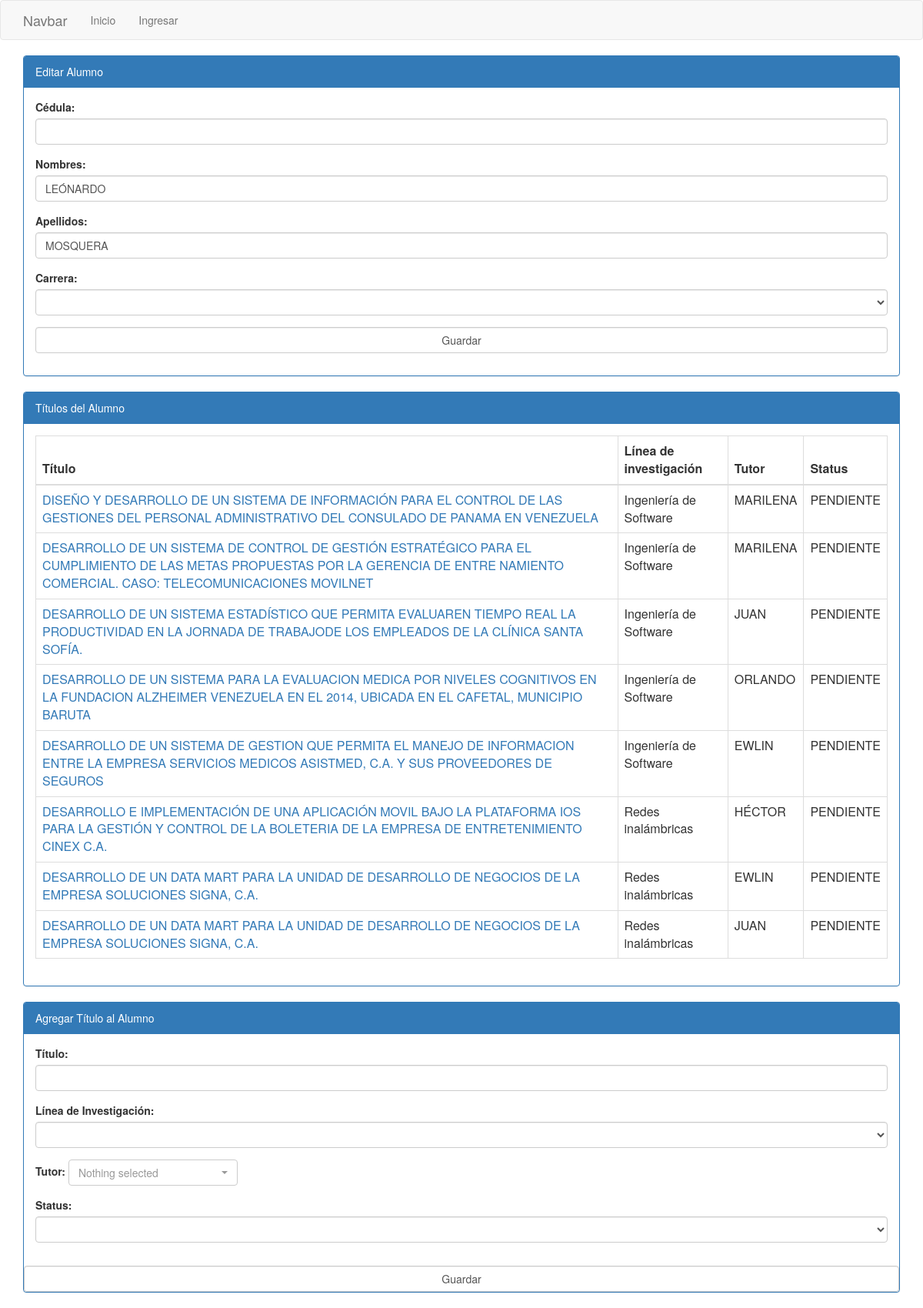
The page /editar_alumno/b360532c-7d3f-4c93-a401-a89833c8e92e on the database its author committed.
### tesis_orm.py (models this page shows, shortened)
class Alumno(Base):
    __tablename__ = "alumnos"
    indice = Column(String, primary_key=True, default=generar_identificador_unico)
    nombre = Column(String)
    apellido = Column(String, default="")
    cedula = Column(String)
    carrera = Column(String, default="")

class Tesis(Base):
    __tablename__ = "tesis"
    indice = Column(String, primary_key=True, default=generar_identificador_unico)
    titulo = Column(String)
    titulo_normalizado = Column(String)
    status = Column(String, default="pendiente")
    nombre_tutor = Column(String, ForeignKey("tutores.nombre"))
    tutor = relationship("Tutor", backref="_tesis")
    nombre_autor = Column(String, ForeignKey("alumnos.nombre"))
    autor = relationship("Alumno", backref="_tesis")
    linea_investigacion_id = Column(String, ForeignKey("lineas_de_investigacion.indice"))
    linea_investigacion = relationship("LineaDeInvestigacion", backref="_tesis")

class LineaDeInvestigacion(Base):
    __tablename__ = "lineas_de_investigacion"
    indice = Column(String, primary_key=True, default=generar_identificador_unico)
    nombre = Column(String)
    tutores = relationship("Tutor", secondary="tutor_linea",
        backref="_lineas_investigacion")

class Tutor(Base):
    __tablename__ = "tutores"
    indice = Column(String, primary_key=True, default=generar_identificador_unico)
    nombre = Column(String)
    apellido = Column(String, default="")
    cedula = Column(String, default="")
    lineas_investigacion = relationship("LineaDeInvestigacion",
        secondary="tutor_linea", backref="_tutores")

### tesis_web.py (the view)
@app.route("/editar_alumno/<indice>", methods=["GET", "POST"])
def editar_alumno(indice):
    alumno = bd.query(Alumno).get(indice)
    lineas = bd.query(LineaDeInvestigacion).all()
    tutores = bd.query(Tutor).all()
    if alumno:
        if request.method == "GET":
            return render_template("editar_alumno.html", alumno=alumno, lineas=lineas, tutores=tutores)
        elif request.method == "POST":
            actualizar_alumno(alumno)
            return render_template("editar_alumno.html", alumno=alumno, lineas=lineas, tutores=tutores)
    else:
        return "No existe el alumno", 400

### templates/editar_alumno.html (shortened to what this page needs)
{% extends "base.html" %}
{% block contenido %}
    <div class="container">
        <div class="panel panel-primary">
            <div class="panel-heading">Editar Alumno</div>
            <div class="panel-body">
                <form method="POST" action="/editar_alumno/{{ alumno.indice }}">
                    <div class="form-group">
                        <label for="">Cédula: </label>
                        <input class="form-control" name="cedula" type="text" value="{{ alumno.cedula }}">
                    </div>
                    <div class="form-group">
                        <label for="">Nombres: </label>
                        <input class="form-control" name="nombre" type="text" value="{{ alumno.nombre }}">
                    </div>
                    <div class="form-group">
                        <label for="">Apellidos: </label>
                        <input class="form-control" name="apellido" type="text" value="{{ alumno.apellido }}">
                    </div>
                    <div class="form-group">
                        <label for="">Carrera: </label>
                        <select class="form-control" name="carrera" value="">
                            <option selected disabled hidden style='display: none' value=''></option>
                            <option value="Informatica"{% if alumno.carrera == "Informatica" %}selected{% endif %}>INFORMÁTICA</option>
                        </select>
                    </div>
                    <input class="form-control" type="submit" value="Guardar">
                </form>
            </div>
        </div>
        <div class="panel panel-primary">
            <div class="panel-heading">Títulos del Alumno</div>
            <div class="panel-body">
                <table class="table table-bordered table-hover">
                    <thead>
                        <tr>
                            <th>Título</th>
                            <th>Línea de investigación</th>
                            <th>Tutor</th>
                            <th>Status</th>
                        </tr>
                    </thead>
                    <tbody>
                        {% for cada_tesis in alumno._tesis %}
                            <tr>
                                <td><a href="/editar_tesis/{{ cada_tesis.indice }}">{{ cada_tesis.titulo }}</a></td>
                                <td>{{ cada_tesis.linea_investigacion.nombre }}</td>
                                <td>{{ cada_tesis.tutor.nombre }}</td>
                                <td>{{ cada_tesis.status.upper() }}</td>
                            </tr>
                        {% endfor %}
                    </tbody>
                </table>
            </div>
        </div>
        <div class="panel panel-primary">
            <div class="panel-heading">Agregar Título al Alumno</div>
            <div class="panel-body">
                <form method="POST" action="/agregar_titulo/{{ alumno.indice }}">
                    <div class="form-group">
                        <label for="">Título: </label>
                        <input class="form-control" name="nuevo_titulo" type="text">
                    </div>
                    <div class="form-group">
                        <label for="">Línea de Investigación: </label>
                        <select class="form-control" name="nueva_linea_investigacion">
                            <option selected disabled hidden style='display: none' value=''></option>
                            {% for linea in lineas %}
                            <option value="{{ linea.indice }}">{{ linea.nombre }}</option>
                            {% endfor %}
                        </select>
                    </div>
                    <div class="form-group">
                        <label for="">Tutor: </label>
                    </div>
                    <div class="form-group">
                        <label for="status">Status: </label>
                        <select name="nuevo_status" class="form-control">
                            <option selected disabled hidden style='display: none' value=''></option>
                            <option value="rechazado" >RECHAZADO</option>
                        </select>
                    </div>
                    </div>
                    <input class="form-control" type="submit" value="Guardar">
            </div>
        </div>
{% endblock %}

### templates/base.html (shortened to what this page needs)
<html>
    <head>
        <link rel="stylesheet" href="https://maxcdn.bootstrapcdn.com/bootstrap/3.3.7/css/bootstrap.min.css">
        <link rel="stylesheet" href="/static/bootstrap-select.min.css">
    </head>
    <body>
            <nav class="navbar navbar-default">
                <div class="container">
                    <a class="navbar-brand" href="#">Navbar</a>
                    <ul class="nav navbar-nav">
                        <li class="nav-item">
                            <a class="nav-link" href="/">Inicio <span class="sr-only">(current)</span></a>
                        </li>
                        <li class="nav-item pull-right">
                            <a class="nav-link" href="/ingresar">Ingresar</a>
                        </li>
                    </ul>
                </div>
            </nav>
        {% block contenido %}
        {% endblock %}
    </body>
</html>

### rows shown on the page
Alumno: nombre "LEÓNARDO", apellido "MOSQUERA"
Tesis: titulo "DISEÑO Y DESARROLLO DE UN SISTEMA DE INFORMACIÓN PARA EL CONTROL DE LAS GESTIONES DEL PERSONAL ADMINISTRATIVO DEL CONSULADO DE PANAMA EN VENEZUELA", linea_investigacion.nombre "Ingeniería de Software", tutor.nombre "MARILENA", status "PENDIENTE"
Tesis: titulo "DESARROLLO DE UN SISTEMA DE CONTROL DE GESTIÓN ESTRATÉGICO PARA EL CUMPLIMIENTO DE LAS METAS PROPUESTAS POR LA GERENCIA DE ENTRE NAMIENTO COMERCIAL. CASO: TELECOMUNICACIONES MOVILNET", linea_investigacion.nombre "Ingeniería de Software", tutor.nombre "MARILENA", status "PENDIENTE"
Tesis: titulo "DESARROLLO DE UN SISTEMA ESTADÍSTICO QUE PERMITA EVALUAREN TIEMPO REAL LA PRODUCTIVIDAD EN LA JORNADA DE TRABAJODE LOS EMPLEADOS DE LA CLÍNICA SANTA SOFÍA.", linea_investigacion.nombre "Ingeniería de Software", tutor.nombre "JUAN", status "PENDIENTE"
Tesis: titulo "DESARROLLO DE UN SISTEMA PARA LA EVALUACION MEDICA POR NIVELES COGNITIVOS EN LA FUNDACION ALZHEIMER VENEZUELA EN EL 2014, UBICADA EN EL CAFETAL, MUNICIPIO BARUTA", linea_investigacion.nombre "Ingeniería de Software", tutor.nombre "ORLANDO", status "PENDIENTE"
Tesis: titulo "DESARROLLO DE UN SISTEMA DE GESTION QUE PERMITA EL MANEJO DE INFORMACION ENTRE LA EMPRESA SERVICIOS MEDICOS ASISTMED, C.A. Y SUS PROVEEDORES DE SEGUROS", linea_investigacion.nombre "Ingeniería de Software", tutor.nombre "EWLIN", status "PENDIENTE"
Tesis: titulo "DESARROLLO E IMPLEMENTACIÓN DE UNA APLICACIÓN MOVIL BAJO LA PLATAFORMA IOS PARA LA GESTIÓN Y CONTROL DE LA BOLETERIA DE LA EMPRESA DE ENTRETENIMIENTO CINEX C.A.", linea_investigacion.nombre "Redes inalámbricas", tutor.nombre "HÉCTOR", status "PENDIENTE"
Tesis: titulo "DESARROLLO DE UN DATA MART PARA LA UNIDAD DE DESARROLLO DE NEGOCIOS DE LA EMPRESA SOLUCIONES SIGNA, C.A.", linea_investigacion.nombre "Redes inalámbricas", tutor.nombre "EWLIN", status "PENDIENTE"
Tesis: titulo "DESARROLLO DE UN DATA MART PARA LA UNIDAD DE DESARROLLO DE NEGOCIOS DE LA EMPRESA SOLUCIONES SIGNA, C.A.", linea_investigacion.nombre "Redes inalámbricas", tutor.nombre "JUAN", status "PENDIENTE"
